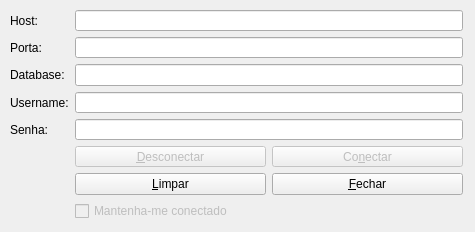
<?xml version="1.0" encoding="UTF-8"?>
<ui version="4.0">
 <class>ConnectionSettings</class>
 <widget class="QDialog" name="ConnectionSettings">
  <property name="geometry">
   <rect>
    <x>0</x>
    <y>0</y>
    <width>475</width>
    <height>232</height>
   </rect>
  </property>
  <property name="windowTitle">
   <string>Configurar Conexão</string>
  </property>
  <widget class="QWidget" name="formLayoutWidget">
   <property name="geometry">
    <rect>
     <x>10</x>
     <y>10</y>
     <width>453</width>
     <height>211</height>
    </rect>
   </property>
   <layout class="QFormLayout" name="formLayout">
    <property name="fieldGrowthPolicy">
     <enum>QFormLayout::AllNonFixedFieldsGrow</enum>
    </property>
    <item row="0" column="0">
     <widget class="QLabel" name="label_1">
      <property name="text">
       <string>Host:</string>
      </property>
     </widget>
    </item>
    <item row="0" column="1">
     <widget class="QLineEdit" name="input_host"/>
    </item>
    <item row="1" column="0">
     <widget class="QLabel" name="label_2">
      <property name="text">
       <string>Porta:</string>
      </property>
     </widget>
    </item>
    <item row="1" column="1">
     <widget class="QLineEdit" name="input_port">
      <property name="text">
       <string/>
      </property>
     </widget>
    </item>
    <item row="2" column="0">
     <widget class="QLabel" name="label_5">
      <property name="text">
       <string>Database:</string>
      </property>
     </widget>
    </item>
    <item row="2" column="1">
     <widget class="QLineEdit" name="input_database"/>
    </item>
    <item row="3" column="0">
     <widget class="QLabel" name="label_3">
      <property name="text">
       <string>Username:</string>
      </property>
     </widget>
    </item>
    <item row="3" column="1">
     <widget class="QLineEdit" name="input_username"/>
    </item>
    <item row="4" column="0">
     <widget class="QLabel" name="label_4">
      <property name="text">
       <string>Senha:</string>
      </property>
     </widget>
    </item>
    <item row="4" column="1">
     <widget class="QLineEdit" name="input_password">
      <property name="echoMode">
       <enum>QLineEdit::Password</enum>
      </property>
     </widget>
    </item>
    <item row="5" column="1">
     <layout class="QHBoxLayout" name="horizontalLayout_5">
      <item>
       <widget class="QPushButton" name="button_disconn">
        <property name="enabled">
         <bool>false</bool>
        </property>
        <property name="text">
         <string>&amp;Desconectar</string>
        </property>
       </widget>
      </item>
      <item>
       <widget class="QPushButton" name="button_conn">
        <property name="enabled">
         <bool>false</bool>
        </property>
        <property name="text">
         <string>Co&amp;nectar</string>
        </property>
       </widget>
      </item>
     </layout>
    </item>
    <item row="6" column="1">
     <layout class="QHBoxLayout" name="horizontalLayout_6">
      <item>
       <widget class="QPushButton" name="button_clear">
        <property name="enabled">
         <bool>true</bool>
        </property>
        <property name="text">
         <string>&amp;Limpar</string>
        </property>
       </widget>
      </item>
      <item>
       <widget class="QPushButton" name="button_quit">
        <property name="text">
         <string>&amp;Fechar</string>
        </property>
       </widget>
      </item>
     </layout>
    </item>
    <item row="7" column="1">
     <widget class="QCheckBox" name="manter_conectado">
      <property name="enabled">
       <bool>false</bool>
      </property>
      <property name="text">
       <string>Mantenha-me conectado</string>
      </property>
     </widget>
    </item>
   </layout>
  </widget>
 </widget>
 <tabstops>
  <tabstop>input_port</tabstop>
  <tabstop>input_database</tabstop>
  <tabstop>input_username</tabstop>
  <tabstop>input_password</tabstop>
  <tabstop>button_conn</tabstop>
  <tabstop>button_disconn</tabstop>
  <tabstop>button_clear</tabstop>
  <tabstop>button_quit</tabstop>
 </tabstops>
 <resources/>
 <connections>
  <connection>
   <sender>button_quit</sender>
   <signal>released()</signal>
   <receiver>ConnectionSettings</receiver>
   <slot>close()</slot>
   <hints>
    <hint type="sourcelabel">
     <x>327</x>
     <y>285</y>
    </hint>
    <hint type="destinationlabel">
     <x>199</x>
     <y>155</y>
    </hint>
   </hints>
  </connection>
 </connections>
</ui>
